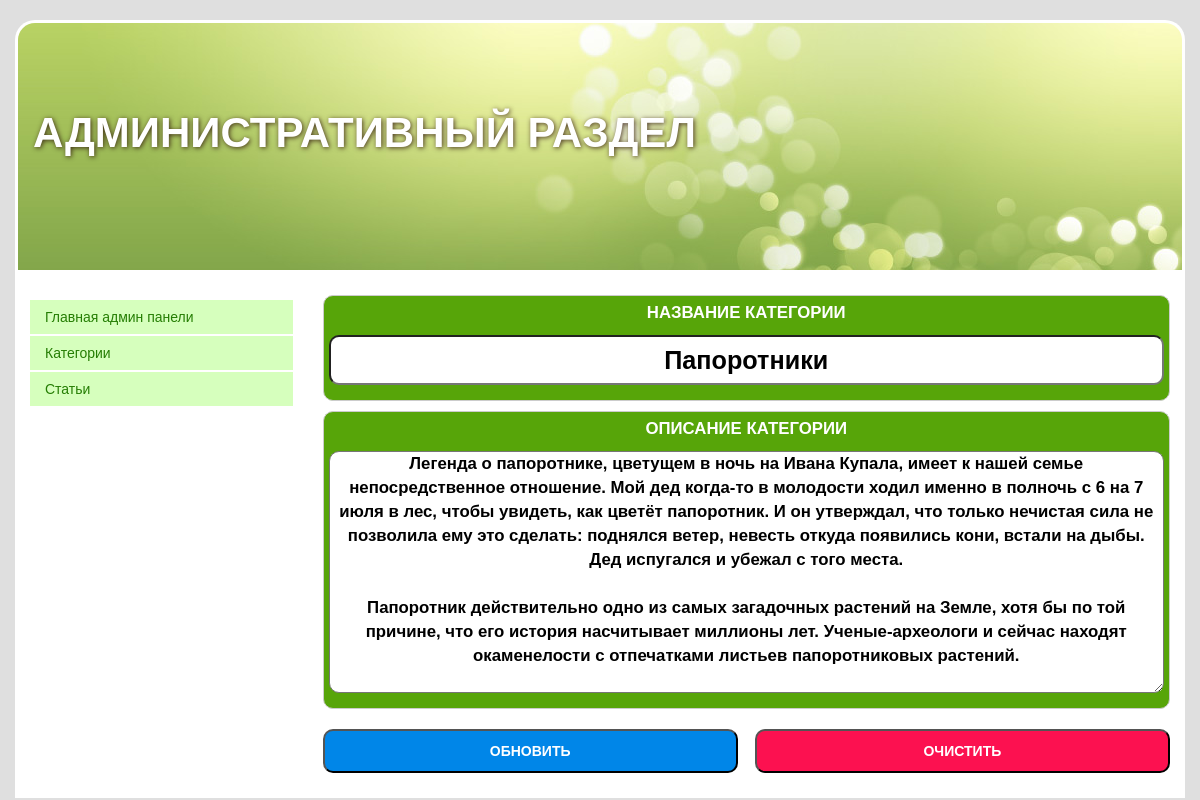
/admin_panel/category_edit.php?cat_id=2, run on the app's committed database.
### tables this page shows
CREATE TABLE IF NOT EXISTS `categories` (
  `id` int(11) NOT NULL AUTO_INCREMENT,
  `category_name` varchar(255) DEFAULT NULL,
  `category_description` text,
  `category_image` varchar(255) DEFAULT NULL,
  PRIMARY KEY (`id`)
);

### admin_panel/category_edit.php (the view)
<?php include "header.php";?>
<?php include "content.php";?>
<?php
$catch=$_GET[cat_id];
$query_form = mysql_query("SELECT
									categories.category_name,
									categories.category_description,
									categories.id
									FROM
									categories
									WHERE categories.id = " . $catch );
$array_form = mysql_fetch_array($query_form);
echo "<form action='update.php' name='myform' class='form_adm'>
				<label for='name_cat'>Название категории
					<input type='text' name='cat_name' id='name_cat' value='".$array_form[category_name]. "'>
				</label>
				<label for='desc'>Описание категории
					<textarea name='cat_desc' id='desc' cols='30' rows='10'>" .$array_form[category_description]."</textarea>
				</label>
				<div class='control'>
					<input type='submit' name='sub' id='' value='ОБНОВИТЬ'>
					<input type='reset' name='res' id='' value='ОЧИСТИТЬ'>
				</div>
			</form>"
?>

### styles/style.css (style rules this page uses)
* { margin:0; padding:0; }
body { font-family: Arial, sans-serif; background-color: #dfdfdf; }
.form_adm label, .form_adm input, .form_adm textarea { display: block; width: 100%; margin: 10px 0; color: #000; text-align: center; border-radius: 10px; }
.control input { width: 49%; display: inline-block; padding: 10px; background-color: rgba(150, 209, 113, 0.76); font-weight: 700; color: #fff; }
.control [type="submit"] { background-color: #0086e8; float: left; }
.control [type="reset"] { background-color: #fc1150; float: right; }
.form_adm label { text-align: center; text-transform: uppercase; font-size: 1.2em; border: 1px solid #ccc; padding: 5px; background-color: #57a509; color: #fff; font-weight: 700; border-radius: 10px; }
[type="text"] { font-size: 1.5em; padding: 5px; }

### data on the page
categories: cat_name "Папоротники", cat_desc "Легенда о папоротнике, цветущем в ночь на Ивана Купала, имеет к нашей семье непосредственное отношение. Мой дед когда-то в молодости ходил именно в полночь с 6 на 7 июля в лес, чтобы увидеть, как цветёт папоротник. И он утверждал, что только нечистая сила не позволила ему это cделать: поднялся ветер, невесть откуда появились кони, встали на дыбы. Дед испугался и убежал с того места. Папоротник действительно одно из самых загадочных растений на Земле, хотя бы по той причине, что его история насчитывает миллионы лет. Ученые-археологи и сейчас находят окаменелости с отпечатками листьев папоротниковых растений."
